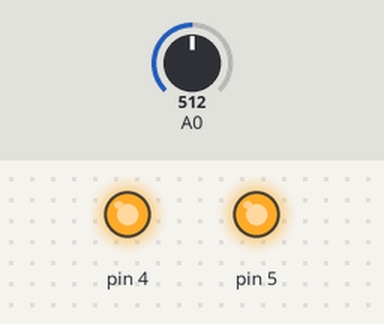
Bench run of a sketch on a simulated Arduino Uno, built with avr-gcc and run on an emulated ATmega328P. Shown: output pins drawn as LEDs (lit = HIGH). The test bench sets the inputs (shaded band); at power-on: A0 = 512. What the sketch prints to the serial monitor is not drawn.

Above: at 0.5 s.
At 2.0 s:
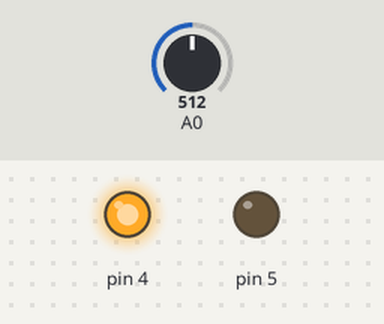
Timing chart, 0 to 3.7 s (numbered marks = the images above):
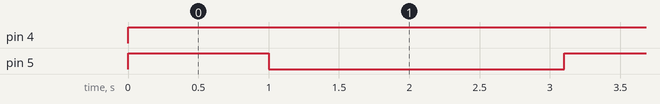

Measured:
- by itself, pin 4: LOW → HIGH at 0.00 s
- by itself, pin 5: alternates HIGH for 1.1 s and LOW for 2.2 s

The sketch:

w1.ino
```cpp
int step = 5;
int dir = 4;int dtime = 1000;
int data[10]={0}; int sum;int c;
void setup() {
  // put your setup code here, to run once:
  pinMode(5, OUTPUT);
  pinMode(4, OUTPUT);
  pinMode(A0, INPUT);
  Serial.begin(9600);

}

void loop() {
  c=0;
  digitalWrite(4,HIGH);
  digitalWrite(5, HIGH);
  delay(dtime);
  digitalWrite(5, LOW);
  delay(dtime);
  for(int i =0;i<10;i++){
  	int potval = analogRead(A0);
  	int mappot = map(potval,0,1023,100,2000);
    data[i]=mappot;
    delay(100);
  }
  for(int i =0;i<10;i++){

     sum+=data[i];

  }
  int r = data[9];
  if(sum ==(r*10)){
    if(c==0){
      Serial.print("CONSTANT VALUE:");
      Serial.println(r);
      c++;
    }
    delay(100);
    dtime= r;

  }
  sum=0;
}
```
